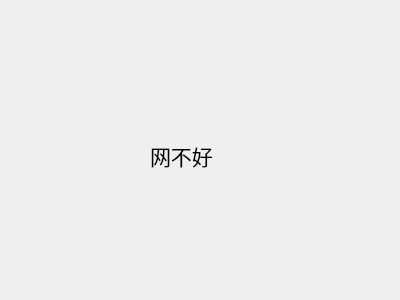
<?xml version="1.0" encoding="UTF-8"?>
<ui version="4.0">
 <class>netwindow</class>
 <widget class="QWidget" name="netwindow">
  <property name="geometry">
   <rect>
    <x>0</x>
    <y>0</y>
    <width>400</width>
    <height>300</height>
   </rect>
  </property>
  <property name="windowTitle">
   <string>Form</string>
  </property>
  <widget class="QLabel" name="label">
   <property name="geometry">
    <rect>
     <x>150</x>
     <y>130</y>
     <width>101</width>
     <height>51</height>
    </rect>
   </property>
   <property name="font">
    <font>
     <pointsize>16</pointsize>
    </font>
   </property>
   <property name="text">
    <string>网不好</string>
   </property>
  </widget>
 </widget>
 <resources/>
 <connections/>
</ui>
